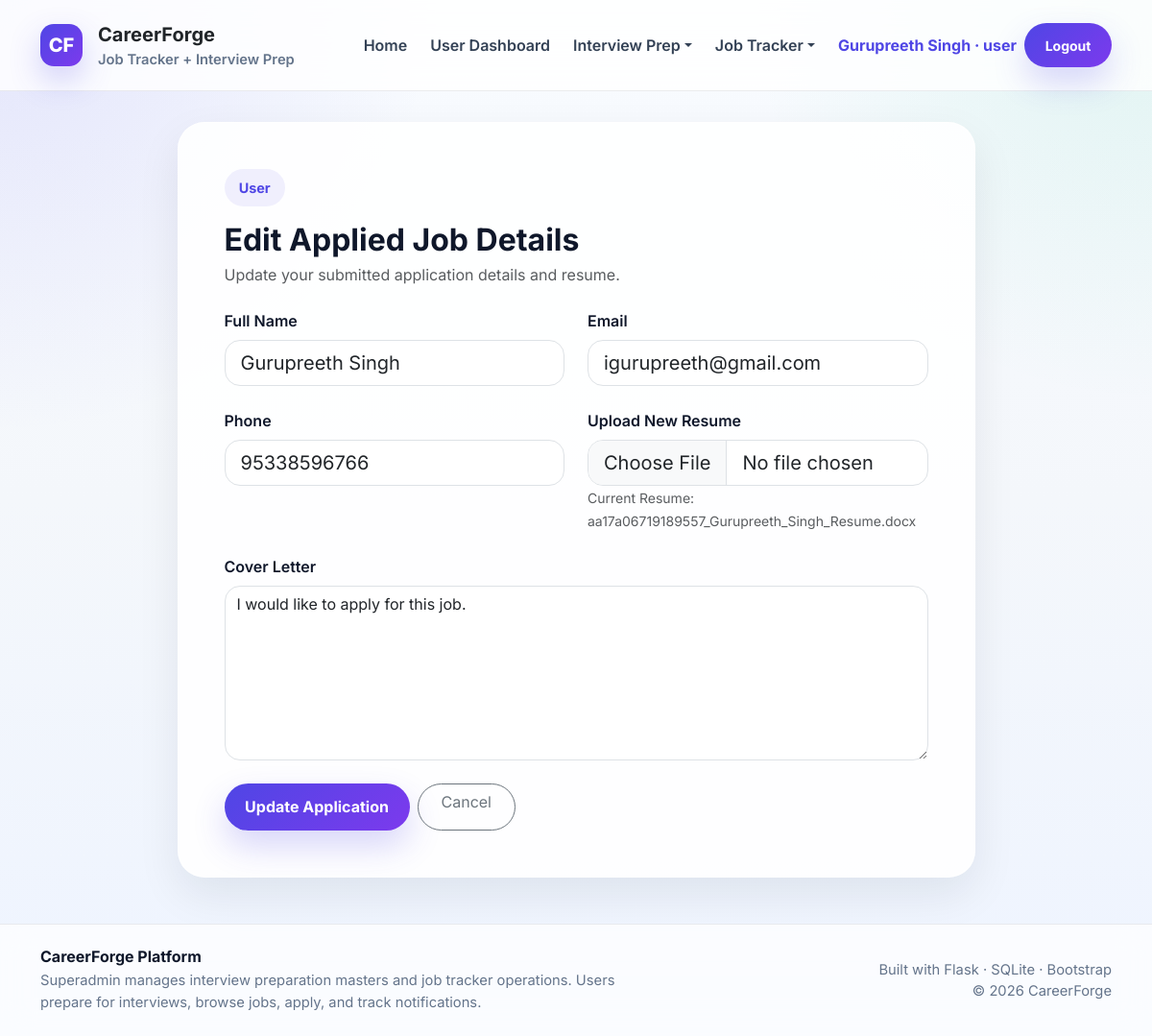
Page /edit-my-application/1 (signed in) on the committed database.
### tables this page shows
CREATE TABLE job_applications (
            id INTEGER PRIMARY KEY AUTOINCREMENT,
            job_id INTEGER NOT NULL,
            user_id INTEGER NOT NULL,
            full_name TEXT,
            email TEXT,
            phone TEXT,
            resume TEXT,
            cover_letter TEXT,
            status TEXT DEFAULT 'Pending',
            created_at TIMESTAMP DEFAULT CURRENT_TIMESTAMP,
            FOREIGN KEY (job_id) REFERENCES jobs(id) ON DELETE CASCADE,
            FOREIGN KEY (user_id) REFERENCES users(id) ON DELETE CASCADE
        );

### app.py (the view, shortened to what this page needs)
@app.route("/edit-my-application/<int:application_id>", methods=["GET", "POST"])
@login_required
@role_required("user")
def edit_my_application(application_id):
    db = get_db()
    application = db.execute(
        """
        SELECT ja.*, j.title
        FROM job_applications ja
        JOIN jobs j ON ja.job_id = j.id
        WHERE ja.id = ? AND ja.user_id = ?
        """,
        (application_id, session["user_id"]),
    ).fetchone()
    if not application:
        flash("Application not found.", "danger")
        return redirect(url_for("my_applications"))
    return render_template("edit_my_application.html", application=application)

### app.py (called while the page is built)
def get_db():
    if "db" not in g:
        g.db = sqlite3.connect(DATABASE)
        g.db.row_factory = sqlite3.Row
        g.db.execute("PRAGMA foreign_keys = ON")
    return g.db

def login_required(f):
    @wraps(f)
    def decorated_function(*args, **kwargs):
        if "user_id" not in session:
            flash("Please login first.", "warning")
            return redirect(url_for("login"))
        return f(*args, **kwargs)
    return decorated_function

def role_required(required_role):
    def decorator(f):
        @wraps(f)
        def decorated_function(*args, **kwargs):
            if "user_id" not in session:
                flash("Please login first.", "warning")
                return redirect(url_for("login"))
            if session.get("role") != required_role:
                flash("You are not authorized to access this page.", "danger")
                return redirect(url_for("login"))
            return f(*args, **kwargs)
        return decorated_function
    return decorator

@app.context_processor
def inject_user():
    unread_notifications = 0
    if "user_id" in session:
        try:
            db = get_db()
            unread_notifications = db.execute(
                """
                SELECT COUNT(*) AS count
                FROM notifications
                WHERE user_id = ? AND is_read = 0
                """,
                (session.get("user_id"),),
            ).fetchone()["count"]
        except Exception:
            unread_notifications = 0
    return {
        "current_user_name": session.get("full_name"),
        "current_user_role": session.get("role"),
        "current_user_id": session.get("user_id"),
        "is_logged_in": "user_id" in session,
        "unread_notifications_count": unread_notifications,
    }

### templates/edit_my_application.html (shortened to what this page needs)
{% extends "base.html" %}
{% block content %}
<div class="row justify-content-center">
    <div class="col-lg-9">
        <div class="glass-card p-4 p-md-5">
            <div class="mb-4">
                <span class="section-pill">User</span>
                <h2 class="fw-bold mt-3 mb-1">Edit Applied Job Details</h2>
                <p class="text-muted mb-0">Update your submitted application details and resume.</p>
            </div>
            <form method="POST" enctype="multipart/form-data">
                <div class="row g-4">
                    <div class="col-md-6">
                        <label class="form-label fw-semibold">Full Name</label>
                        <input type="text" name="full_name" value="{{ application.full_name }}"
                            class="form-control form-control-lg rounded-4" required>
                    </div>
                    <div class="col-md-6">
                        <label class="form-label fw-semibold">Email</label>
                        <input type="email" name="email" value="{{ application.email }}"
                            class="form-control form-control-lg rounded-4" required>
                    </div>
                    <div class="col-md-6">
                        <label class="form-label fw-semibold">Phone</label>
                        <input type="text" name="phone" value="{{ application.phone }}"
                            class="form-control form-control-lg rounded-4" required>
                    </div>
                    <div class="col-md-6">
                        <label class="form-label fw-semibold">Upload New Resume</label>
                        <input type="file" name="resume" class="form-control form-control-lg rounded-4">
                        {% if application.resume %}
                        <small class="text-muted">Current Resume: {{ application.resume }}</small>
                        {% endif %}
                    </div>
                    <div class="col-12">
                        <label class="form-label fw-semibold">Cover Letter</label>
                        <textarea name="cover_letter" rows="7" class="form-control rounded-4"
                            required>{{ application.cover_letter }}</textarea>
                    </div>
                </div>
                <div class="d-flex gap-2 mt-4 flex-wrap">
                    <button type="submit" class="btn btn-primary-soft">Update Application</button>
                    <a href="{{ url_for('my_applications') }}"
                        class="btn btn-outline-secondary rounded-pill px-4">Cancel</a>
                </div>
            </form>
        </div>
    </div>
</div>
{% endblock %}

### templates/base.html (shortened to what this page needs)
<!DOCTYPE html>
<html lang="en">
<head>
    <link href="https://cdn.jsdelivr.net/npm/bootstrap@5.3.3/dist/css/bootstrap.min.css" rel="stylesheet" />
</head>
<body>
    <nav class="navbar navbar-expand-lg topbar">
        <div class="container py-2">
            <a class="navbar-brand d-flex align-items-center gap-3 fw-bold text-dark m-0" href="{{ url_for('index') }}">
                <span class="brand-chip">CF</span>
                <span>
                    CareerForge
                    <span class="d-block small-muted fw-semibold">Job Tracker + Interview Prep</span>
                </span>
            </a>
            <div class="d-flex align-items-center gap-2 order-lg-2">
                {% if is_logged_in %}
                <a href="{{ url_for('logout') }}" class="btn btn-sm btn-primary-soft">Logout</a>
                {% else %}
                <a href="{{ url_for('login') }}" class="btn btn-sm btn-light-soft d-none d-lg-inline-flex">Login</a>
                <a href="{{ url_for('register') }}"
                    class="btn btn-sm btn-primary-soft d-none d-lg-inline-flex">Register</a>
                {% endif %}
            </div>
            <div class="collapse navbar-collapse order-lg-1 mt-3 mt-lg-0" id="mainNavbar">
                <ul class="navbar-nav ms-auto align-items-lg-center gap-lg-2">
                    <li class="nav-item">
                        <a class="nav-link" href="{{ url_for('index') }}">Home</a>
                    </li>
                    {% if is_logged_in %}
                    {% if current_user_role == 'superadmin' %}
                    <li class="nav-item">
                        <a class="nav-link" href="{{ url_for('super_admin_dashboard') }}">Admin Dashboard</a>
                    </li>
                    <li class="nav-item dropdown">
                        <a class="nav-link dropdown-toggle" href="#" data-bs-toggle="dropdown">Interview Prep</a>
                        <ul class="dropdown-menu dropdown-menu-end">
                            <li><a class="dropdown-item" href="{{ url_for('add_master_topic') }}">Add Master Topic</a>
                            </li>
                            <li><a class="dropdown-item" href="{{ url_for('all_master_topics') }}">All Master Topics</a>
                            </li>
                            <li><a class="dropdown-item" href="{{ url_for('add_master_question') }}">Add Master
                                    Question</a></li>
                            <li><a class="dropdown-item" href="{{ url_for('all_master_questions') }}">All Master
                                    Questions</a></li>
                        </ul>
                    </li>
                    <li class="nav-item dropdown">
                        <a class="nav-link dropdown-toggle" href="#" data-bs-toggle="dropdown">Job Tracker</a>
                        <ul class="dropdown-menu dropdown-menu-end">
                            <li><a class="dropdown-item" href="{{ url_for('add_job') }}">Add Job</a></li>
                            <li><a class="dropdown-item" href="{{ url_for('all_jobs') }}">All Jobs</a></li>
                            <li><a class="dropdown-item" href="{{ url_for('all_applications') }}">All Job
                                    Applications</a></li>
                        </ul>
                    </li>
                    <li class="nav-item">
                        <a class="nav-link" href="{{ url_for('all_users') }}">Manage Users</a>
                    </li>
                    {% elif current_user_role == 'user' %}
                    <li class="nav-item">
                        <a class="nav-link" href="{{ url_for('user_dashboard') }}">User Dashboard</a>
                    </li>
                    <li class="nav-item dropdown">
                        <a class="nav-link dropdown-toggle" href="#" data-bs-toggle="dropdown">Interview Prep</a>
                    </li>
                    <li class="nav-item dropdown">
                        <a class="nav-link dropdown-toggle" href="#" data-bs-toggle="dropdown">Job Tracker</a>
                    </li>
                    {% endif %}
                    <li class="nav-item">
                        <span class="nav-link fw-bold" style="color: var(--primary) !important;">
                            {{ current_user_name }} · {{ current_user_role }}
                        </span>
                    </li>
                    {% endif %}
                </ul>
            </div>
        </div>
    </nav>
    <main class="page-shell">
        <div class="container">
            {% block content %}{% endblock %}
        </div>
    </main>
    <footer class="mt-auto">
        <div class="container py-4">
            <div class="row g-3 align-items-center">
                <div class="col-md-7">
                    <h6 class="fw-bold mb-1">CareerForge Platform</h6>
                    <p class="mb-0 small-muted">
                        Superadmin manages interview preparation masters and job tracker operations. Users prepare for
                        interviews, browse jobs, apply, and track notifications.
                    </p>
                </div>
                <div class="col-md-5 text-md-end">
                    <div class="small-muted">Built with Flask · SQLite · Bootstrap</div>
                    <div class="small-muted">© 2026 CareerForge</div>
                </div>
            </div>
        </div>
    </footer>
</body>
</html>

### templates/base.html (style rules this page uses)
:root { --text: #0f172a; --muted: #64748b; --line: rgba(15, 23, 42, 0.08); --card: rgba(255, 255, 255, 0.88); --primary: #4f46e5; --primary-2: #7c3aed; --success: #059669; --warning: #d97706; --danger: #dc2626; }
body { margin: 0; font-family: "Inter", sans-serif; color: var(--text); background: radial-gradient(circle at top left, rgba(79, 70, 229, 0.12), transparent 28%), radial-gradient(circle at top right, rgba(16, 185, 129, 0.10), transparent 26%), linear-gradient(180deg, #f8fbff 0%, #f4f7fb 48%, #eef4ff 100%); min-height: 100vh; }
.topbar { position: sticky; top: 0; z-index: 1030; backdrop-filter: blur(18px); background: rgba(255, 255, 255, 0.82); border-bottom: 1px solid var(--line); }
.brand-chip { width: 44px; height: 44px; border-radius: 14px; display: inline-flex; align-items: center; justify-content: center; background: linear-gradient(135deg, var(--primary), var(--primary-2)); color: #fff; font-weight: 800; box-shadow: 0 14px 32px rgba(79, 70, 229, 0.25); }
.nav-link { color: #334155 !important; font-weight: 600; }
.btn-primary-soft { background: linear-gradient(135deg, var(--primary), var(--primary-2)); color: #fff; border: none; border-radius: 999px; font-weight: 700; padding: 0.8rem 1.35rem; box-shadow: 0 16px 34px rgba(79, 70, 229, 0.22); }
.glass-card { background: var(--card); border: 1px solid rgba(255, 255, 255, 0.7); box-shadow: 0 18px 45px rgba(15, 23, 42, 0.08); border-radius: 28px; }
.section-pill { display: inline-flex; align-items: center; gap: .5rem; border-radius: 999px; padding: .55rem .95rem; background: rgba(79, 70, 229, 0.08); color: var(--primary); font-size: .9rem; font-weight: 700; }
.small-muted { color: var(--muted); font-size: .92rem; }
.page-shell { padding: 2rem 0 3rem; }
footer { border-top: 1px solid var(--line); background: rgba(255, 255, 255, 0.72); backdrop-filter: blur(16px); }

### rows in the picture
job_applications: full_name "Gurupreeth Singh", email "igurupreeth@gmail.com", phone "95338596766", resume "aa17a06719189557_Gurupreeth_Singh_Resume.docx", cover_letter "I would like to apply for this job."

### other values in the picture
{{ current_user_role }} "user"
